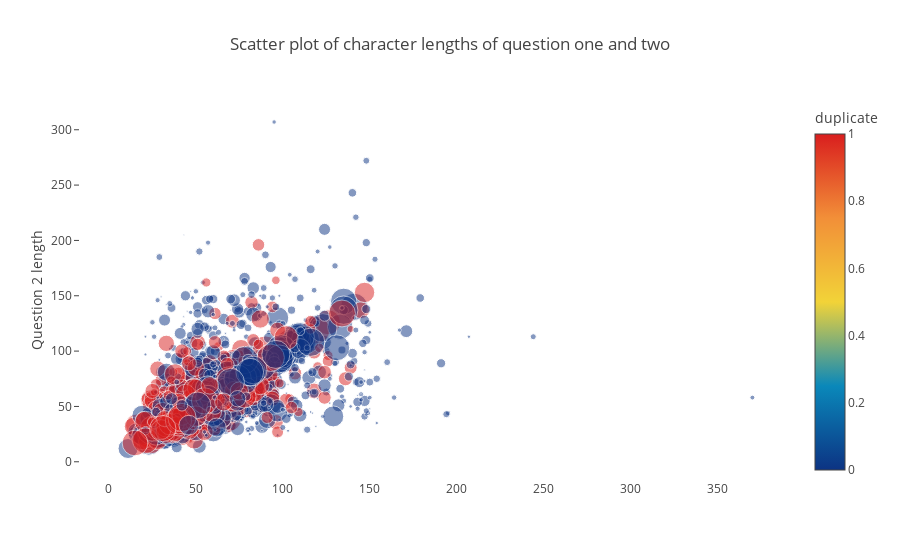

This figure's notebook cell:
### Markdown cell above
Scatter plot of question pair character lengths where color indicates duplicates and the size the word share coefficient we've calculated earlier.

### Code cell
df_subsampled = df[0:2000]

trace = go.Scatter(
    y = df_subsampled['q2len'].values,
    x = df_subsampled['q1len'].values,
    mode='markers',
    marker=dict(
        size= df_subsampled['word_share'].values * 60,
        color = df_subsampled['is_duplicate'].values,
        colorscale='Portland',
        showscale=True,
        opacity=0.5,
        colorbar = dict(title = 'duplicate')
    ),
    text = np.round(df_subsampled['word_share'].values, decimals=2)
)
data = [trace]

layout= go.Layout(
    autosize= True,
    title= 'Scatter plot of character lengths of question one and two',
    hovermode= 'closest',
        xaxis=dict(
        showgrid=False,
        zeroline=False,
        showline=False
    ),
    yaxis=dict(
        title= 'Question 2 length',
        ticklen= 5,
        gridwidth= 2,
        showgrid=False,
        zeroline=False,
        showline=False,
    ),
    showlegend= False
)
fig = go.Figure(data=data, layout=layout)
py.iplot(fig,filename='scatterWords')

### Figure 1 — Plotly figure (JSON) as saved in the notebook; plotly's stock layout.template omitted (floating-point values rounded to 4 significant figures; data arrays with more than 128 entries replaced by an {"elided": "..."} marker saying what was removed)
{"data": [{"marker": {"color": {"elided": "2000 int values"}, "colorbar": {"title": "duplicate"}, "colorscale": "Portland", "opacity": 0.5, "showscale": true, "size": {"elided": "2000 float values"}}, "mode": "markers", "text": {"elided": "2000 float values"}, "type": "scatter", "x": {"elided": "2000 int values"}, "y": {"elided": "2000 int values"}}], "layout": {"autosize": true, "hovermode": "closest", "showlegend": false, "title": "Scatter plot of character lengths of question one and two", "xaxis": {"showgrid": false, "showline": false, "zeroline": false}, "yaxis": {"gridwidth": 2, "showgrid": false, "showline": false, "ticklen": 5, "title": "Question 2 length", "zeroline": false}}}
